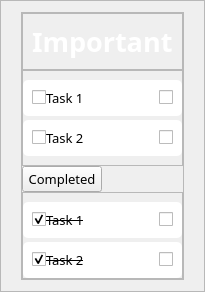
            <widget class="QFrame" name="content_frame_3">
             <property name="styleSheet">
              <string notr="true"/>
             </property>
             <property name="frameShape">
              <enum>QFrame::StyledPanel</enum>
             </property>
             <property name="frameShadow">
              <enum>QFrame::Raised</enum>
             </property>
             <layout class="QHBoxLayout" name="horizontalLayout_38">
              <property name="leftMargin">
               <number>20</number>
              </property>
              <property name="rightMargin">
               <number>20</number>
              </property>
              <item>
               <widget class="QFrame" name="task_view_3">
                <property name="frameShape">
                 <enum>QFrame::StyledPanel</enum>
                </property>
                <property name="frameShadow">
                 <enum>QFrame::Raised</enum>
                </property>
                <layout class="QVBoxLayout" name="verticalLayout_21">
                 <property name="spacing">
                  <number>0</number>
                 </property>
                 <property name="leftMargin">
                  <number>0</number>
                 </property>
                 <property name="topMargin">
                  <number>0</number>
                 </property>
                 <property name="rightMargin">
                  <number>0</number>
                 </property>
                 <property name="bottomMargin">
                  <number>0</number>
                 </property>
                 <item>
                  <widget class="QFrame" name="task_title_frame_4">
                   <property name="sizePolicy">
                    <sizepolicy hsizetype="Preferred" vsizetype="Fixed">
                     <horstretch>0</horstretch>
                     <verstretch>0</verstretch>
                    </sizepolicy>
                   </property>
                   <property name="frameShape">
                    <enum>QFrame::StyledPanel</enum>
                   </property>
                   <property name="frameShadow">
                    <enum>QFrame::Raised</enum>
                   </property>
                   <layout class="QHBoxLayout" name="horizontalLayout_39">
                    <item>
                     <widget class="QLabel" name="task_title_4">
                      <property name="font">
                       <font>
                        <family>Microsoft JhengHei</family>
                        <pointsize>20</pointsize>
                        <weight>75</weight>
                        <bold>true</bold>
                       </font>
                      </property>
                      <property name="styleSheet">
                       <string notr="true">color: white</string>
                      </property>
                      <property name="text">
                       <string>Important</string>
                      </property>
                     </widget>
                    </item>
                   </layout>
                  </widget>
                 </item>
                 <item alignment="Qt::AlignTop">
                  <widget class="QFrame" name="task_to_do_3">
                   <property name="frameShape">
                    <enum>QFrame::StyledPanel</enum>
                   </property>
                   <property name="frameShadow">
                    <enum>QFrame::Raised</enum>
                   </property>
                   <layout class="QVBoxLayout" name="verticalLayout_22">
                    <property name="spacing">
                     <number>4</number>
                    </property>
                    <property name="leftMargin">
                     <number>0</number>
                    </property>
                    <property name="rightMargin">
                     <number>0</number>
                    </property>
                    <item>
                     <widget class="QFrame" name="task_frame_9">
                      <property name="sizePolicy">
                       <sizepolicy hsizetype="Preferred" vsizetype="Fixed">
                        <horstretch>0</horstretch>
                        <verstretch>0</verstretch>
                       </sizepolicy>
                      </property>
                      <property name="styleSheet">
                       <string notr="true">QFrame  {
     /* Solid black border */
    border-radius: 5px;      /* Rounded corners */
	background-color: white
}</string>
                      </property>
                      <property name="frameShape">
                       <enum>QFrame::StyledPanel</enum>
                      </property>
                      <property name="frameShadow">
                       <enum>QFrame::Raised</enum>
                      </property>
                      <layout class="QHBoxLayout" name="horizontalLayout_40">
                       <property name="bottomMargin">
                        <number>9</number>
                       </property>
                       <item alignment="Qt::AlignLeft">
                        <widget class="QFrame" name="task_name_frame_5">
                         <property name="frameShape">
                          <enum>QFrame::StyledPanel</enum>
                         </property>
                         <property name="frameShadow">
                          <enum>QFrame::Raised</enum>
                         </property>
                         <layout class="QHBoxLayout" name="horizontalLayout_41">
                          <property name="spacing">
                           <number>0</number>
                          </property>
                          <property name="leftMargin">
                           <number>0</number>
                          </property>
                          <property name="topMargin">
                           <number>0</number>
                          </property>
                          <property name="rightMargin">
                           <number>0</number>
                          </property>
                          <property name="bottomMargin">
                           <number>0</number>
                          </property>
                          <item>
                           <widget class="QCheckBox" name="done_check_6">
                            <property name="sizePolicy">
                             <sizepolicy hsizetype="Preferred" vsizetype="Fixed">
                              <horstretch>0</horstretch>
                              <verstretch>0</verstretch>
                             </sizepolicy>
                            </property>
                            <property name="styleSheet">
                             <string notr="true">QCheckBox::indicator::unchecked { image: url(:/icon/icons/circle.png); height: 20px; width: 20px}

QCheckBox::indicator::checked { image: url(:/icon/icons/check_fill.png); height: 20px; width: 20px}</string>
                            </property>
                            <property name="text">
                             <string/>
                            </property>
                            <property name="checked">
                             <bool>false</bool>
                            </property>
                           </widget>
                          </item>
                          <item>
                           <widget class="QLabel" name="task_name_5">
                            <property name="font">
                             <font>
                              <family>Microsoft JhengHei</family>
                              <pointsize>10</pointsize>
                             </font>
                            </property>
                            <property name="text">
                             <string>Task 1</string>
                            </property>
                           </widget>
                          </item>
                         </layout>
                        </widget>
                       </item>
                       <item alignment="Qt::AlignRight">
                        <widget class="QFrame" name="important_frame_5">
                         <property name="frameShape">
                          <enum>QFrame::StyledPanel</enum>
                         </property>
                         <property name="frameShadow">
                          <enum>QFrame::Raised</enum>
                         </property>
                         <layout class="QHBoxLayout" name="horizontalLayout_42">
                          <property name="spacing">
                           <number>0</number>
                          </property>
                          <property name="leftMargin">
                           <number>0</number>
                          </property>
                          <property name="topMargin">
                           <number>0</number>
                          </property>
                          <property name="rightMargin">
                           <number>0</number>
                          </property>
                          <property name="bottomMargin">
                           <number>0</number>
                          </property>
                          <item>
                           <widget class="QCheckBox" name="import_tant_check_3">
                            <property name="sizePolicy">
                             <sizepolicy hsizetype="Fixed" vsizetype="Fixed">
                              <horstretch>0</horstretch>
                              <verstretch>0</verstretch>
                             </sizepolicy>
                            </property>
                            <property name="font">
                             <font>
                              <pointsize>9</pointsize>
                             </font>
                            </property>
                            <property name="autoFillBackground">
                             <bool>false</bool>
                            </property>
                            <property name="styleSheet">
                             <string notr="true">QCheckBox::indicator::unchecked { image: url(:/icon/icons/star.png); height: 25px; width: 25px}

QCheckBox::indicator::checked { image: url(:/icon/icons/star_fill.png); height: 25px; width: 25px}</string>
                            </property>
                            <property name="text">
                             <string/>
                            </property>
                            <property name="iconSize">
                             <size>
                              <width>16</width>
                              <height>16</height>
                             </size>
                            </property>
                            <property name="checked">
                             <bool>false</bool>
                            </property>
                            <property name="tristate">
                             <bool>false</bool>
                            </property>
                           </widget>
                          </item>
                         </layout>
                        </widget>
                       </item>
                      </layout>
                     </widget>
                    </item>
                    <item>
                     <widget class="QFrame" name="task_frame_10">
                      <property name="sizePolicy">
                       <sizepolicy hsizetype="Preferred" vsizetype="Fixed">
                        <horstretch>0</horstretch>
                        <verstretch>0</verstretch>
                       </sizepolicy>
                      </property>
                      <property name="styleSheet">
                       <string notr="true">QFrame  {
    border-radius: 5px;      /* Rounded corners */
	background-color: white
}</string>
                      </property>
                      <property name="frameShape">
                       <enum>QFrame::StyledPanel</enum>
                      </property>
                      <property name="frameShadow">
                       <enum>QFrame::Raised</enum>
                      </property>
                      <layout class="QHBoxLayout" name="horizontalLayout_43">
                       <item alignment="Qt::AlignLeft">
                        <widget class="QFrame" name="frame_27">
                         <property name="sizePolicy">
                          <sizepolicy hsizetype="Preferred" vsizetype="Fixed">
                           <horstretch>0</horstretch>
                           <verstretch>0</verstretch>
                          </sizepolicy>
                         </property>
                         <property name="frameShape">
                          <enum>QFrame::StyledPanel</enum>
                         </property>
                         <property name="frameShadow">
                          <enum>QFrame::Raised</enum>
                         </property>
                         <layout class="QHBoxLayout" name="horizontalLayout_44">
                          <property name="spacing">
                           <number>0</number>
                          </property>
                          <property name="leftMargin">
                           <number>0</number>
                          </property>
                          <property name="topMargin">
                           <number>0</number>
                          </property>
                          <property name="rightMargin">
                           <number>0</number>
                          </property>
                          <property name="bottomMargin">
                           <number>0</number>
                          </property>
                          <item>
                           <widget class="QCheckBox" name="checkBox_8">
                            <property name="sizePolicy">
                             <sizepolicy hsizetype="Preferred" vsizetype="Fixed">
                              <horstretch>0</horstretch>
                              <verstretch>0</verstretch>
                             </sizepolicy>
                            </property>
                            <property name="styleSheet">
                             <string notr="true">QCheckBox::indicator::unchecked { image: url(:/icon/icons/circle.png); height: 20px; width: 20px}

QCheckBox::indicator::checked { image: url(:/icon/icons/check_fill.png); height: 20px; width: 20px}</string>
                            </property>
                            <property name="text">
                             <string/>
                            </property>
                            <property name="checked">
                             <bool>false</bool>
                            </property>
                           </widget>
                          </item>
                          <item>
                           <widget class="QLabel" name="label_20">
                            <property name="font">
                             <font>
                              <family>Microsoft JhengHei</family>
                              <pointsize>10</pointsize>
                             </font>
                            </property>
                            <property name="text">
                             <string>Task 2</string>
                            </property>
                           </widget>
                          </item>
                         </layout>
                        </widget>
                       </item>
                       <item alignment="Qt::AlignRight">
                        <widget class="QCheckBox" name="important_check_8">
                         <property name="sizePolicy">
                          <sizepolicy hsizetype="Fixed" vsizetype="Fixed">
                           <horstretch>0</horstretch>
                           <verstretch>0</verstretch>
                          </sizepolicy>
                         </property>
                         <property name="font">
                          <font>
                           <pointsize>9</pointsize>
                          </font>
                         </property>
                         <property name="autoFillBackground">
                          <bool>false</bool>
                         </property>
                         <property name="styleSheet">
                          <string notr="true">QCheckBox::indicator::unchecked { image: url(:/icon/icons/star.png); height: 25px; width: 25px}

QCheckBox::indicator::checked { image: url(:/icon/icons/star_fill.png); height: 25px; width: 25px}</string>
                         </property>
                         <property name="text">
                          <string/>
                         </property>
                         <property name="iconSize">
                          <size>
                           <width>16</width>
                           <height>16</height>
                          </size>
                         </property>
                         <property name="checked">
                          <bool>false</bool>
                         </property>
                         <property name="tristate">
                          <bool>false</bool>
                         </property>
                        </widget>
                       </item>
                      </layout>
                     </widget>
                    </item>
                   </layout>
                  </widget>
                 </item>
                 <item>
                  <widget class="QPushButton" name="show_completed_3">
                   <property name="sizePolicy">
                    <sizepolicy hsizetype="Fixed" vsizetype="Fixed">
                     <horstretch>0</horstretch>
                     <verstretch>0</verstretch>
                    </sizepolicy>
                   </property>
                   <property name="font">
                    <font>
                     <family>Microsoft JhengHei</family>
                     <pointsize>10</pointsize>
                    </font>
                   </property>
                   <property name="styleSheet">
                    <string notr="true">QButton {
     /* Solid black border */
    border-radius: 5px;      /* Rounded corners */
	background-color: rgb(243,243,243);
}</string>
                   </property>
                   <property name="text">
                    <string>Completed</string>
                   </property>
                   <property name="icon">
                    <iconset>
                     <normaloff>:/icon/keyboard-down.png</normaloff>:/icon/keyboard-down.png</iconset>
                   </property>
                  </widget>
                 </item>
                 <item alignment="Qt::AlignTop">
                  <widget class="QFrame" name="task_completed_3">
                   <property name="frameShape">
                    <enum>QFrame::StyledPanel</enum>
                   </property>
                   <property name="frameShadow">
                    <enum>QFrame::Raised</enum>
                   </property>
                   <layout class="QVBoxLayout" name="verticalLayout_23">
                    <property name="spacing">
                     <number>4</number>
                    </property>
                    <property name="leftMargin">
                     <number>0</number>
                    </property>
                    <property name="rightMargin">
                     <number>0</number>
                    </property>
                    <property name="bottomMargin">
                     <number>0</number>
                    </property>
                    <item>
                     <widget class="QFrame" name="task_frame_11">
                      <property name="sizePolicy">
                       <sizepolicy hsizetype="Preferred" vsizetype="Fixed">
                        <horstretch>0</horstretch>
                        <verstretch>0</verstretch>
                       </sizepolicy>
                      </property>
                      <property name="styleSheet">
                       <string notr="true">QFrame {
     /* Solid black border */
    border-radius: 5px;      /* Rounded corners */
	background-color: white
}</string>
                      </property>
                      <property name="frameShape">
                       <enum>QFrame::StyledPanel</enum>
                      </property>
                      <property name="frameShadow">
                       <enum>QFrame::Raised</enum>
                      </property>
                      <layout class="QHBoxLayout" name="horizontalLayout_45">
                       <property name="bottomMargin">
                        <number>9</number>
                       </property>
                       <item alignment="Qt::AlignLeft">
                        <widget class="QFrame" name="task_name_frame_6">
                         <property name="frameShape">
                          <enum>QFrame::StyledPanel</enum>
                         </property>
                         <property name="frameShadow">
                          <enum>QFrame::Raised</enum>
                         </property>
                         <layout class="QHBoxLayout" name="horizontalLayout_46">
                          <property name="spacing">
                           <number>0</number>
                          </property>
                          <property name="leftMargin">
                           <number>0</number>
                          </property>
                          <property name="topMargin">
                           <number>0</number>
                          </property>
                          <property name="rightMargin">
                           <number>0</number>
                          </property>
                          <property name="bottomMargin">
                           <number>0</number>
                          </property>
                          <item>
                           <widget class="QCheckBox" name="done_check_7">
                            <property name="sizePolicy">
                             <sizepolicy hsizetype="Preferred" vsizetype="Fixed">
                              <horstretch>0</horstretch>
                              <verstretch>0</verstretch>
                             </sizepolicy>
                            </property>
                            <property name="styleSheet">
                             <string notr="true">QCheckBox::indicator::unchecked { image: url(:/icon/icons/circle.png); height: 20px; width: 20px}

QCheckBox::indicator::checked { image: url(:/icon/icons/check_fill.png); height: 20px; width: 20px}</string>
                            </property>
                            <property name="text">
                             <string/>
                            </property>
                            <property name="checked">
                             <bool>true</bool>
                            </property>
                           </widget>
                          </item>
                          <item>
                           <widget class="QLabel" name="task_name_6">
                            <property name="font">
                             <font>
                              <family>Microsoft JhengHei</family>
                              <pointsize>10</pointsize>
                              <strikeout>true</strikeout>
                             </font>
                            </property>
                            <property name="text">
                             <string>Task 1</string>
                            </property>
                           </widget>
                          </item>
                         </layout>
                        </widget>
                       </item>
                       <item alignment="Qt::AlignRight">
                        <widget class="QFrame" name="important_frame_6">
                         <property name="frameShape">
                          <enum>QFrame::StyledPanel</enum>
                         </property>
                         <property name="frameShadow">
                          <enum>QFrame::Raised</enum>
                         </property>
                         <layout class="QHBoxLayout" name="horizontalLayout_47">
                          <property name="spacing">
                           <number>0</number>
                          </property>
                          <property name="leftMargin">
                           <number>0</number>
                          </property>
                          <property name="topMargin">
                           <number>0</number>
                          </property>
                          <property name="rightMargin">
                           <number>0</number>
                          </property>
                          <property name="bottomMargin">
                           <number>0</number>
                          </property>
                          <item>
                           <widget class="QCheckBox" name="important_check_9">
                            <property name="sizePolicy">
                             <sizepolicy hsizetype="Fixed" vsizetype="Fixed">
                              <horstretch>0</horstretch>
                              <verstretch>0</verstretch>
                             </sizepolicy>
                            </property>
                            <property name="font">
                             <font>
                              <pointsize>9</pointsize>
                             </font>
                            </property>
                            <property name="autoFillBackground">
                             <bool>false</bool>
                            </property>
                            <property name="styleSheet">
                             <string notr="true">QCheckBox::indicator::unchecked { image: url(:/icon/icons/star.png); height: 25px; width: 25px}

QCheckBox::indicator::checked { image: url(:/icon/icons/star_fill.png); height: 25px; width: 25px}</string>
                            </property>
                            <property name="text">
                             <string/>
                            </property>
                            <property name="iconSize">
                             <size>
                              <width>16</width>
                              <height>16</height>
                             </size>
                            </property>
                            <property name="checked">
                             <bool>false</bool>
                            </property>
                            <property name="tristate">
                             <bool>false</bool>
                            </property>
                           </widget>
                          </item>
                         </layout>
                        </widget>
                       </item>
                      </layout>
                     </widget>
                    </item>
                    <item>
                     <widget class="QFrame" name="task_frame_12">
                      <property name="sizePolicy">
                       <sizepolicy hsizetype="Preferred" vsizetype="Fixed">
                        <horstretch>0</horstretch>
                        <verstretch>0</verstretch>
                       </sizepolicy>
                      </property>
                      <property name="styleSheet">
                       <string notr="true">QFrame  {
    border-radius: 5px;      /* Rounded corners */
	background-color: white
}</string>
                      </property>
                      <property name="frameShape">
                       <enum>QFrame::StyledPanel</enum>
                      </property>
                      <property name="frameShadow">
                       <enum>QFrame::Raised</enum>
                      </property>
                      <layout class="QHBoxLayout" name="horizontalLayout_48">
                       <item alignment="Qt::AlignLeft">
                        <widget class="QFrame" name="frame_32">
                         <property name="sizePolicy">
                          <sizepolicy hsizetype="Preferred" vsizetype="Fixed">
                           <horstretch>0</horstretch>
                           <verstretch>0</verstretch>
                          </sizepolicy>
                         </property>
                         <property name="frameShape">
                          <enum>QFrame::StyledPanel</enum>
                         </property>
                         <property name="frameShadow">
                          <enum>QFrame::Raised</enum>
                         </property>
                         <layout class="QHBoxLayout" name="horizontalLayout_49">
                          <property name="spacing">
                           <number>0</number>
                          </property>
                          <property name="leftMargin">
                           <number>0</number>
                          </property>
                          <property name="topMargin">
                           <number>0</number>
                          </property>
                          <property name="rightMargin">
                           <number>0</number>
                          </property>
                          <property name="bottomMargin">
                           <number>0</number>
                          </property>
                          <item>
                           <widget class="QCheckBox" name="checkBox_12">
                            <property name="sizePolicy">
                             <sizepolicy hsizetype="Preferred" vsizetype="Fixed">
                              <horstretch>0</horstretch>
                              <verstretch>0</verstretch>
                             </sizepolicy>
                            </property>
                            <property name="styleSheet">
                             <string notr="true">QCheckBox::indicator::unchecked { image: url(:/icon/icons/circle.png); height: 20px; width: 20px}

QCheckBox::indicator::checked { image: url(:/icon/icons/check_fill.png); height: 20px; width: 20px}</string>
                            </property>
                            <property name="text">
                             <string/>
                            </property>
                            <property name="checked">
                             <bool>true</bool>
                            </property>
                           </widget>
                          </item>
                          <item>
                           <widget class="QLabel" name="label_21">
                            <property name="font">
                             <font>
                              <family>Microsoft JhengHei</family>
                              <pointsize>10</pointsize>
                              <strikeout>true</strikeout>
                             </font>
                            </property>
                            <property name="text">
                             <string>Task 2</string>
                            </property>
                           </widget>
                          </item>
                         </layout>
                        </widget>
                       </item>
                       <item alignment="Qt::AlignRight">
                        <widget class="QCheckBox" name="important_check_10">
                         <property name="sizePolicy">
                          <sizepolicy hsizetype="Fixed" vsizetype="Fixed">
                           <horstretch>0</horstretch>
                           <verstretch>0</verstretch>
                          </sizepolicy>
                         </property>
                         <property name="font">
                          <font>
                           <pointsize>9</pointsize>
                          </font>
                         </property>
                         <property name="autoFillBackground">
                          <bool>false</bool>
                         </property>
                         <property name="styleSheet">
                          <string notr="true">QCheckBox::indicator::unchecked { image: url(:/icon/icons/star.png); height: 25px; width: 25px}

QCheckBox::indicator::checked { image: url(:/icon/icons/star_fill.png); height: 25px; width: 25px}</string>
                         </property>
                         <property name="text">
                          <string/>
                         </property>
                         <property name="iconSize">
                          <size>
                           <width>16</width>
                           <height>16</height>
                          </size>
                         </property>
                         <property name="checked">
                          <bool>false</bool>
                         </property>
                         <property name="tristate">
                          <bool>false</bool>
                         </property>
                        </widget>
                       </item>
                      </layout>
                     </widget>
                    </item>
                   </layout>
                  </widget>
                 </item>
                </layout>
               </widget>
              </item>
             </layout>
            </widget>
